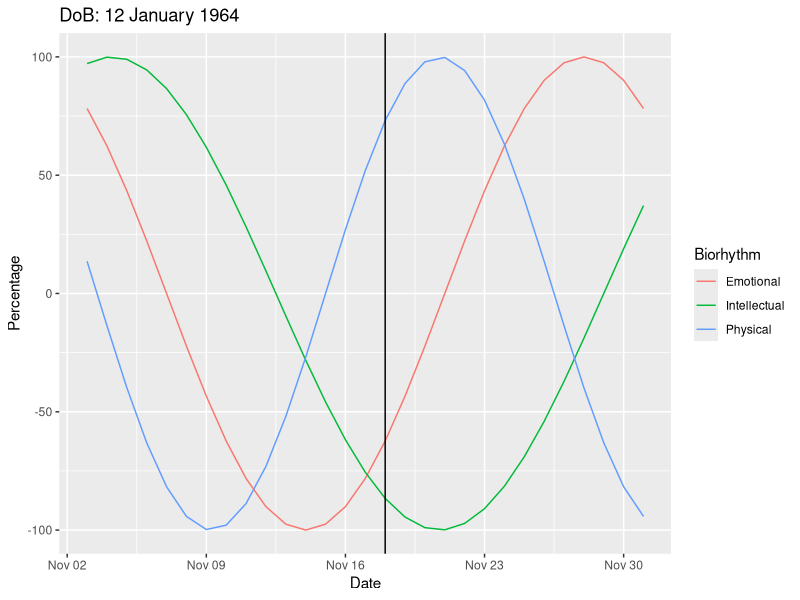
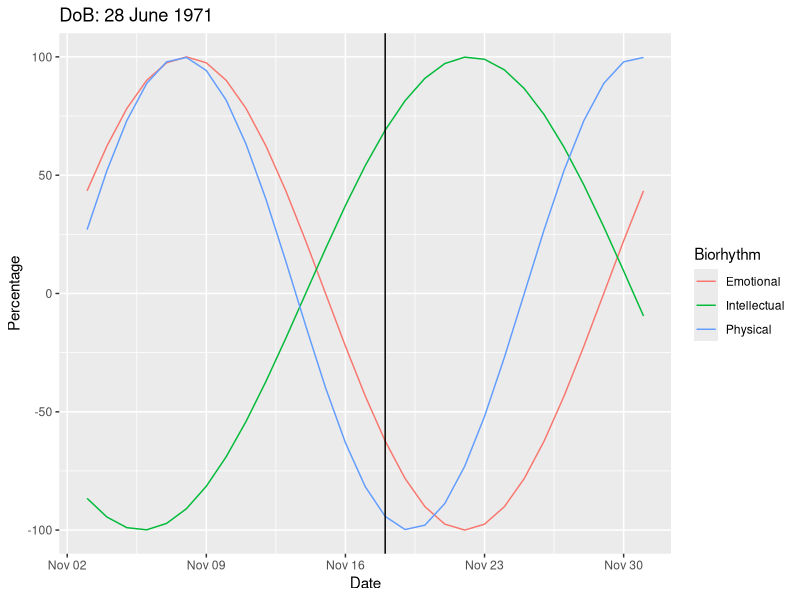
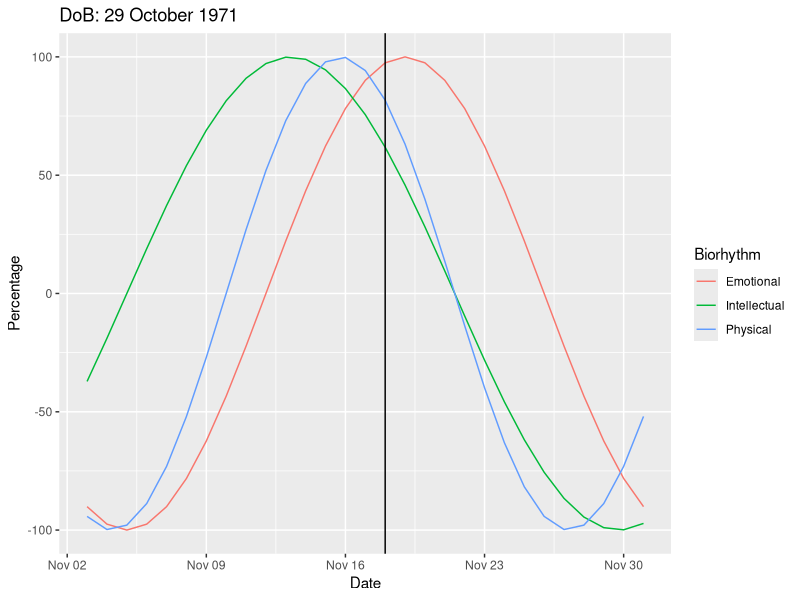
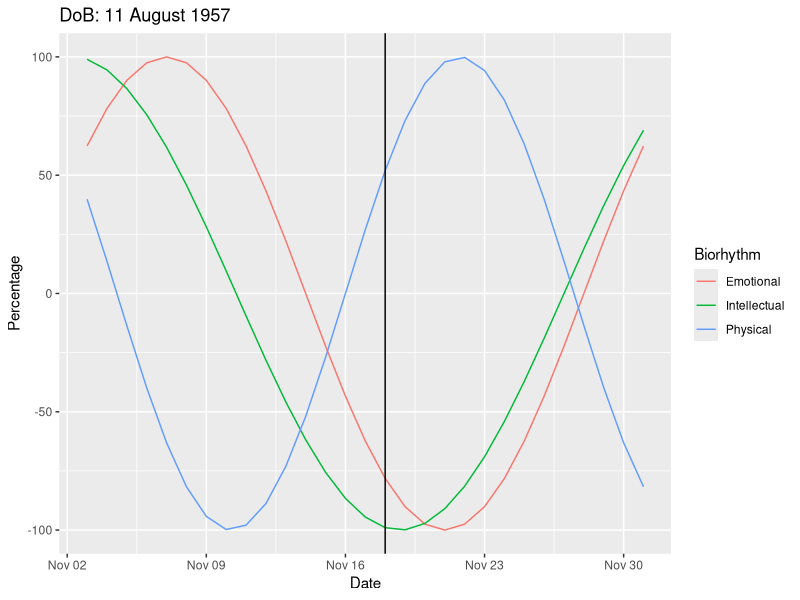

Write the R code that produced these figures, in order.
library(dplyr)
library(tidyr)
library(ggplot2)

biorhythm <- function(dob, target = Sys.Date()) {
  dob <- as.Date(dob)
  target <- as.Date(target)
  t <- round(as.numeric(difftime(target, dob)))
  days <- (t - 14) : (t + 14)
  period <- tibble(Date = seq.Date(from = target - 15, by = 1, length.out = 29),
                       Physical = sin (2 * pi * days / 23) * 100, 
                       Emotional = sin (2 * pi * days / 28) * 100, 
                       Intellectual = sin (2 * pi * days / 33) * 100)
  period <- gather(period, key = "Biorhythm", value = "Percentage", -Date)
  ggplot(period, aes(x = Date, y = Percentage, col = Biorhythm)) + geom_line() +  
    ggtitle(paste("DoB:", format(dob, "%d %B %Y"))) + 
    geom_vline(xintercept = as.numeric(target))
}

biorhythm("1964-01-12", Sys.Date())
biorhythm("1971-06-28", Sys.Date())
biorhythm("1971-10-29", Sys.Date())
biorhythm("1957-08-11", Sys.Date())
